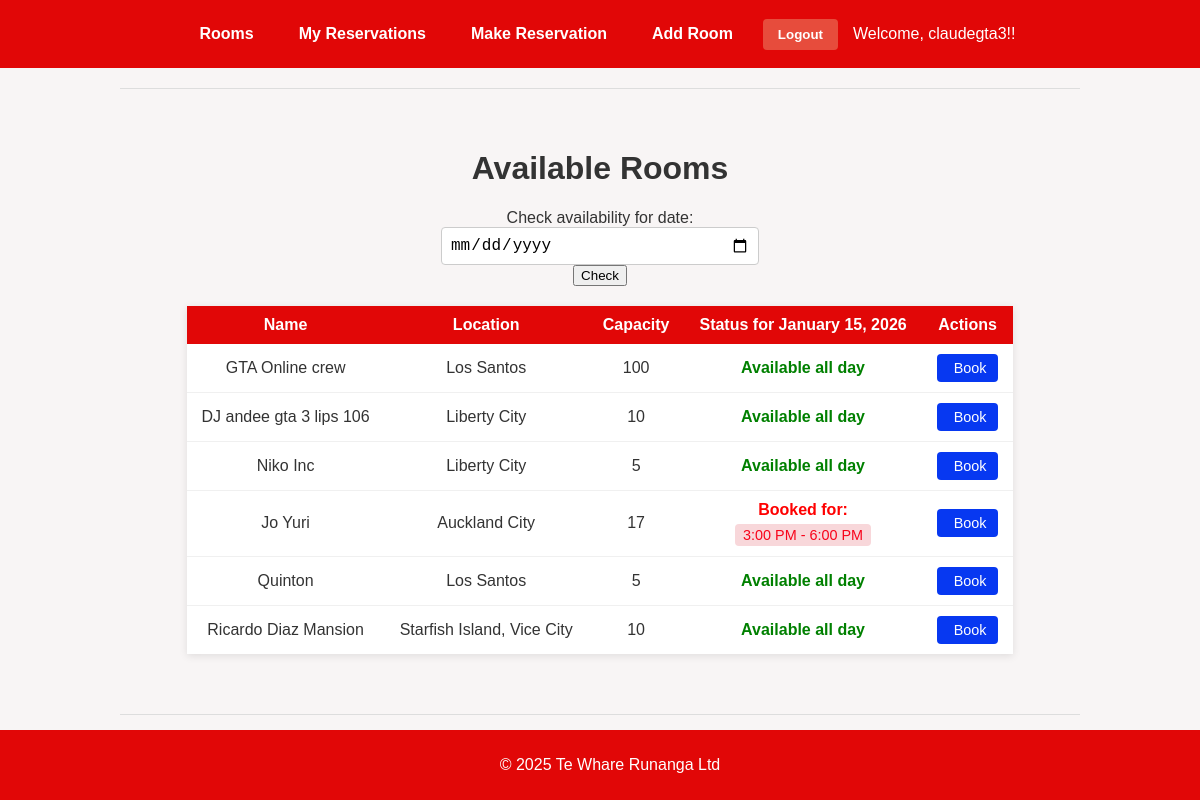
/ (signed in), run on an earlier commit of the app's database.
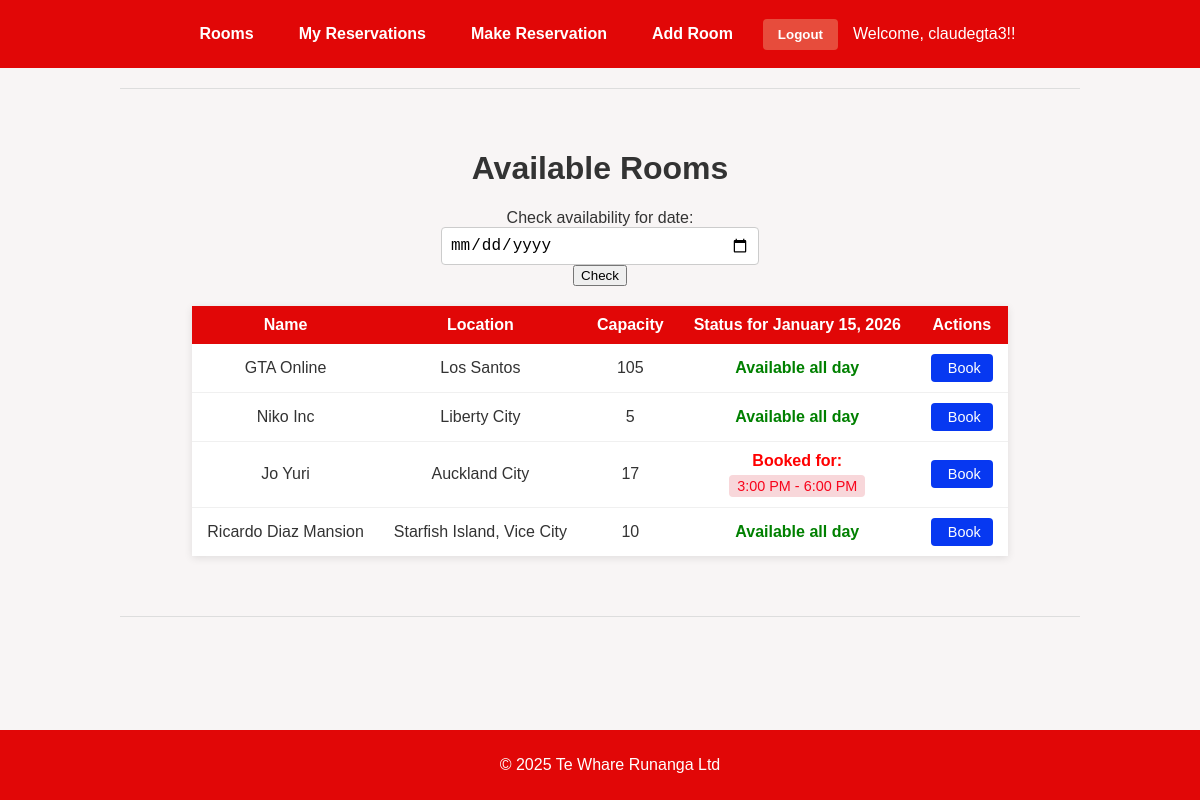
And on a later commit of the database.
### reservations/models.py (models this page shows, shortened)
class Reservation(models.Model):
    user = models.ForeignKey(User, on_delete=models.CASCADE) # Shows who booked the room
    room = models.ForeignKey(ConferenceRoom, on_delete=models.CASCADE) # Which room the user booked
    date = models.DateField() # What time the reservation is for
    start_time = models.TimeField() # When the reservation starts
    end_time = models.TimeField() # When the reservation ends
    created_at = models.DateTimeField(auto_now_add=True) # When the reservation was made

class ConferenceRoom(models.Model):
    name = models.CharField(max_length=100) # Room name
    location = models.CharField(max_length=100) # Where the room is located
    capacity = models.PositiveIntegerField() # How many people can fit in the room

### reservations/views.py (the view)
# urls.py: path('', views.room_list, name='room_list'),
@login_required
def room_list(request):
    date_str = request.GET.get('date')
    if date_str:
        try:
            selected_date = datetime.strptime(date_str, '%Y-%m-%d').date()
        except (ValueError, TypeError):
            selected_date = timezone.now().date()
    else:
        selected_date = timezone.now().date()
    current_time = timezone.now().time()
    rooms = ConferenceRoom.objects.all()
    reservations = Reservation.objects.filter(date=selected_date)
    for room in rooms:
        room_reservations = reservations.filter(room=room).order_by('start_time')
        room.is_available = not room_reservations.exists()
        room.booking_times = []
        for res in room_reservations:
            room.booking_times.append({
                'start': res.start_time.strftime('%I:%M %p').lstrip('0'),
                'end': res.end_time.strftime('%I:%M %p').lstrip('0')
            })
    context = {
        'rooms': rooms,
        'selected_date': selected_date,
        'date_str': selected_date.strftime('%d-%m-%Y'),  # Date format as DD-MM-YYYY
        'user': request.user  # Make sure user is available in the template
    }
    return render(request, 'reservations/room_list.html', context)

### reservations/templates/reservations/room_list.html (shortened to what this page needs)
{% extends "reservations/base.html" %}
{% block content %}
<div class="container">
    <h1>Available Rooms</h1>
    <form method="get" class="mb-4">
        <div class="row">
            <div class="col-md-6">
                <div class="form-group">
                    <label for="date">Check availability for date:</label>
                    <div class="input-group">
                        <input type="date"
                               class="form-control"
                               id="date"
                               name="date"
                               value="{{ date_str }}"
                               min="{{ timezone.now|date:'Y-m-d' }}">
                        <div class="input-group-append">
                            <button type="submit" class="btn btn-primary">Check</button>
                        </div>
                    </div>
                </div>
            </div>
        </div>
    </form>
    {% if rooms %}
    <div class="table-responsive">
        <table class="table table-striped">
            <thead class="thead-dark">
                <tr>
                    <th>Name</th>
                    <th>Location</th>
                    <th>Capacity</th>
                    <th>Status for {{ selected_date|date:"F j, Y" }}</th>
                    <th>Actions</th>
                </tr>
            </thead>
            <tbody>
                {% for room in rooms %}
                <tr>
                    <td>{{ room.name }}</td>
                    <td>{{ room.location }}</td>
                    <td>{{ room.capacity }}</td>
                    <td>
                        {% if room.is_available %}
                        <span style="color:green; font-weight: bold;">Available all day</span>
                        {% else %}
                        <div>
                            <div style="color:red; font-weight: bold; margin-bottom: 5px; text-align: center;">Booked for:</div>
                            <div style="display: flex; flex-wrap: wrap; gap: 8px; justify-content: center;">
                                {% for slot in room.booking_times %}
                                <span style="background-color: #f8d7da; color: #f8041b; padding: 3px 8px; border-radius: 4px; font-size: 0.9em;">
                                    {{ slot.start }} - {{ slot.end }}
                                </span>
                                {% endfor %}
                            </div>
                        </div>
                        {% endif %}
                    </td>
                    <td>
                        <div class="btn-group-custom">
                            <a href="{% url 'reservations:make_reservation' %}?room={{ room.id }}&date={{ selected_date|date:'Y-m-d' }}"
                               class="btn-custom btn-primary-custom"
                               {% if not room.is_available %}disabled{% endif %}>
                                 Book
                            </a>
                        </div>
                    </td>
                </tr>
                {% endfor %}
            </tbody>
        </table>
    </div>
    {% else %}
    <div class="alert alert-info" role="alert">
        No rooms available, please try again later or on a different date.
    </div>
    {% endif %}
</div>
{% endblock %}

### reservations/templates/reservations/base.html (shortened to what this page needs)
<!DOCTYPE html>
<html lang="en">
<head>
</head>
<body>
<nav>
    <a href="{% url 'reservations:room_list' %}">Rooms</a>
    <a href="{% url 'reservations:my_reservations' %}">My Reservations</a>
    <a href="{% url 'reservations:make_reservation' %}">Make Reservation</a>
    <a href="{% url 'reservations:add_room' %}">Add Room</a>
    {% if user.is_authenticated %}
    <form method="post" action="{% url 'logout' %}">
        <button type="submit">Logout</button>
    </form>
    <span>Welcome, {{ user.username }}!!</span>
    {% else %}
    <a href="{% url 'login' %}">Login</a>
    {% endif %}
</nav>
<hr />
<main>
    {% block content %}
    {% endblock %}
</main>
<hr />
<footer>
    <p>&copy; 2025 Te Whare Runanga Ltd</p>
</footer>
</body>
</html>

### reservations/templates/reservations/base.html (style rules this page uses)
body { font-family: Arial, sans-serif; background-color: #f8f5f5; color: #333; margin: 0; padding: 0; text-align: center; }
nav { background-color: #e10707; padding: 15px; display: flex; justify-content: center; align-items: center; flex-wrap: wrap; gap: 15px; }
nav a { color: white; text-decoration: none; font-weight: bold; padding: 10px 15px; border-radius: 5px; transition: background-color 0.3s; }
nav form { display: inline-block; margin: 0; }
nav button { background-color: #e74c3c; color: white; border: none; padding: 8px 15px; border-radius: 4px; cursor: pointer; font-weight: bold; transition: background-color 0.3s; }
nav span { color: white; font_size: 1rem; }
hr { margin: 20px auto; width: 80%; border: 0; height: 1px; background: #ddd; }
main { padding: 20px; max-width: 900px; margin: auto; }
footer { background-color: #e10707; color: white; padding: 10px; font_size: 0.9rem; position: fixed; bottom: 0; width: 100%; }
main form { display: flex; flex-direction: column; allign-items: center; gap: 10px; }
main input, main select, main textarea { width: 300px; padding: 8px; border: 1px solid #ccc; border-radius: 4px; font-size: 1rem; }
main table { margin: 20px auto; border-collapse: separate; border-spacing: 0; width: auto; max-width: 900px; box-shadow: 0 2px 8px rgba(0, 0, 0, 0.1); border: none; }
main th, main td { padding: 10px 15px; text-align: center; background-color: #fff; border: none; }
main th { background-color: #e10707; color: white; font-weight: bold; }
main tr:not(:last-child) td { border-bottom: 1px solid #f0f0f0; }

### reservations/templates/reservations/room_list.html (style rules this page uses)
.btn-custom { border: none; border-radius: 4px; padding: 6px 12px; font-size: 0.875rem; font-weight: 500; cursor: pointer; transition: all 0.2s ease; text-decoration: none; display: inline-flex; align-items: center; justify-content: center; gap: 5px; }
.btn-primary-custom { font-size: 0.9em; background-color: #0738f1; color: white; }
.btn-group-custom { display: flex; gap: 8px; align-items: center; flex-wrap: nowrap; }

What changed in the data, as far as the page shows it:
removed ConferenceRoom: name "DJ andee gta 3 lips 106", location "Liberty City", capacity "10", shows "Available all day"
removed ConferenceRoom: name "Quinton", location "Los Santos", capacity "5", shows "Available all day"
changed ConferenceRoom "Los Santos": name "GTA Online crew" → "GTA Online"; capacity "100" → "105"
